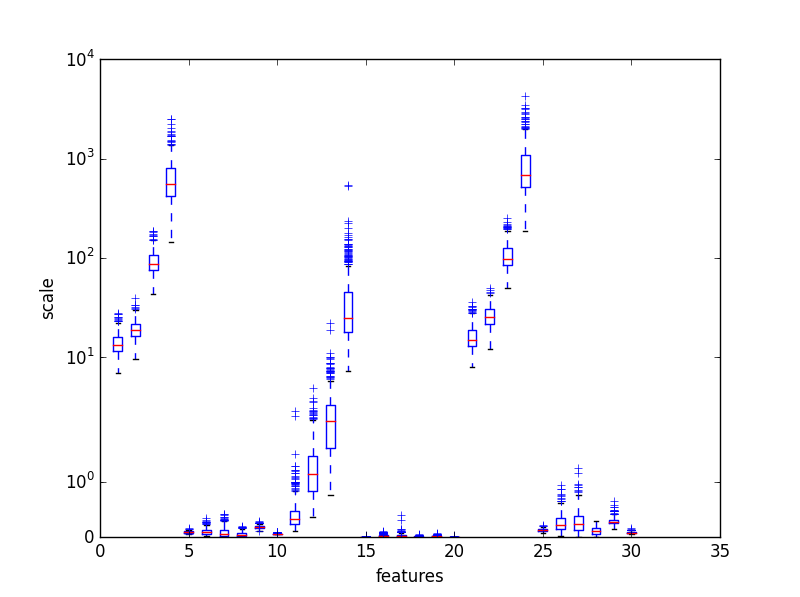

This figure's Python source:
# ml_10.py
# Kernel SVM (normalize)

import numpy as np
import matplotlib.pyplot as plt
from sklearn.datasets import load_breast_cancer
from sklearn.model_selection import train_test_split
from sklearn.svm import SVC

cancer = load_breast_cancer()
X_train,X_test,y_train,y_test = train_test_split(cancer.data,cancer.target)

plt.boxplot(X_train,manage_xticks=False)
plt.yscale('symlog')
plt.xlabel('features')
plt.ylabel('scale')
plt.show()

X_mean = X_train.mean(axis=0)
X_std = X_train.std(axis=0)
X_train_scaled = (X_train-X_mean)/X_std
X_test_scaled = (X_test-X_mean)/X_std

for C in [0.1,1,1000]:
	for gamma in [0.1,1,10]:
		model=SVC(C=C,gamma=gamma)
		model.fit(X_train_scaled,y_train)

		pred_y=model.predict(X_test_scaled)
		print('\n>>> C: %.1f, gamma: %.1f' % (C,gamma))
		print('Train Score: %f' % model.score(X_train_scaled,y_train))
		print('Test Score: %f' % model.score(X_test_scaled,y_test))
